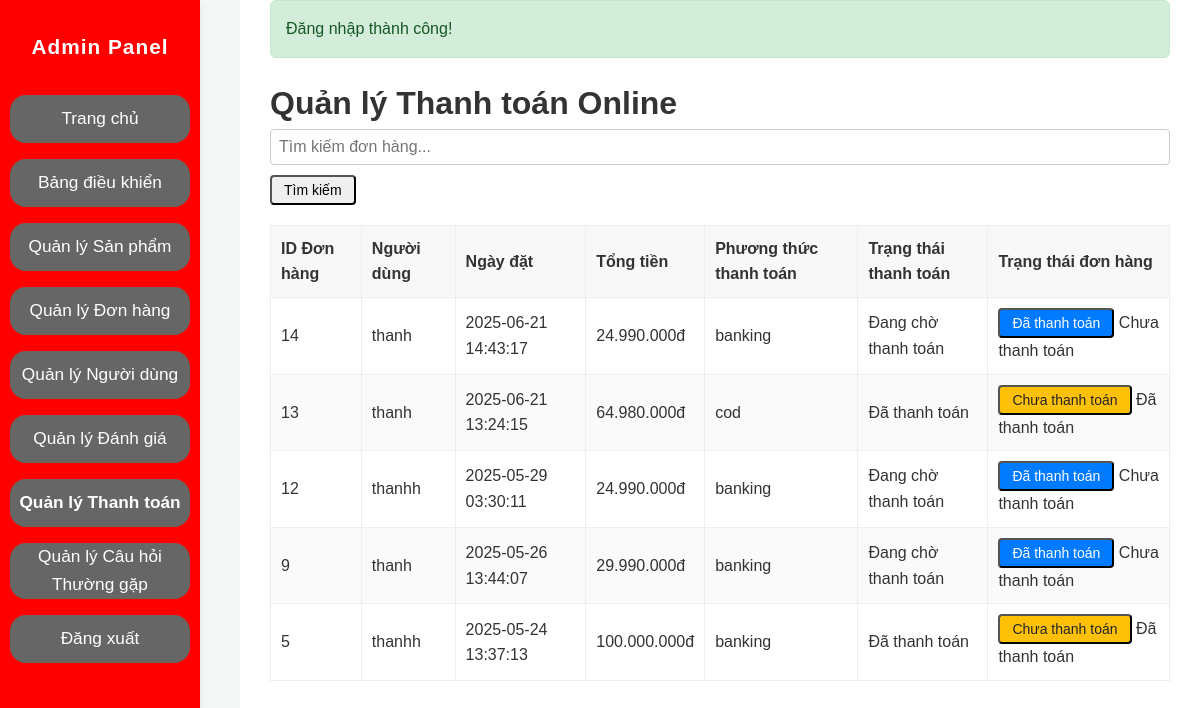
The app's page /admin/online_payments.php (signed in) with its own data.
### tables this page shows
CREATE TABLE `orders` (
  `id` int(11) NOT NULL,
  `user_id` int(11) NOT NULL,
  `total_price` decimal(10,2) NOT NULL,
  `status` enum('pending','processing','shipped','completed','cancelled') DEFAULT 'pending',
  `user_confirmed_at` datetime DEFAULT NULL,
  `shipping_address` text NOT NULL,
  `shipping_phone` varchar(20) NOT NULL,
  `shipping_name` varchar(100) NOT NULL,
  `shipping_email` varchar(100) DEFAULT NULL,
  `payment_method` enum('cod','banking','momo','zalopay') NOT NULL,
  `payment_status` enum('pending','paid','failed') DEFAULT 'pending',
  `order_status` varchar(50) DEFAULT 'pending',
  `note` text DEFAULT NULL,
  `created_at` timestamp NOT NULL DEFAULT current_timestamp(),
  `updated_at` timestamp NOT NULL DEFAULT current_timestamp() ON UPDATE current_timestamp(),
  `notes` text DEFAULT NULL
);

CREATE TABLE `users` (
  `id` int(11) NOT NULL,
  `username` varchar(50) NOT NULL,
  `name` varchar(100) NOT NULL,
  `email` varchar(100) NOT NULL,
  `password` varchar(255) NOT NULL,
  `phone` varchar(20) DEFAULT NULL,
  `address` text DEFAULT NULL,
  `role` enum('user','admin') DEFAULT 'user',
  `status` enum('active','inactive') DEFAULT 'active',
  `created_at` timestamp NOT NULL DEFAULT current_timestamp(),
  `updated_at` timestamp NOT NULL DEFAULT current_timestamp() ON UPDATE current_timestamp(),
  `reset_token` varchar(64) DEFAULT NULL,
  `reset_token_expires` datetime DEFAULT NULL
);

### admin/online_payments.php (the view, shortened to what this page needs)
<?php
require_once '../config/database.php';
require_once '../includes/functions.php';
$page_title = 'Quản lý Thanh toán Online';
$search_term = trim($_GET['search'] ?? '');
$sql = "SELECT o.*, u.name as user_name
        FROM orders o
        JOIN users u ON o.user_id = u.id";
$sql .= " ORDER BY o.created_at DESC";
$orders = [];
$stmt_orders = $conn->prepare($sql);
if ($stmt_orders) {
    if ($stmt_orders->execute()) {
        $result = $stmt_orders->get_result();
        $orders = $result->fetch_all(MYSQLI_ASSOC);
    } else {
        setMessage('danger', 'Lỗi khi thực thi truy vấn: ' . $stmt_orders->error);
    }
} else {
    setMessage('danger', 'Lỗi khi chuẩn bị câu lệnh: ' . $conn->error);
}
$payment_status_vietnamese = [
    'pending' => 'Đang chờ thanh toán',
    'paid' => 'Đã thanh toán',
    'failed' => 'Thanh toán thất bại'
];
?>
<!DOCTYPE html>
<html lang="vi">
<head>
    <link rel="stylesheet" href="../css/style.css">
    <link rel="stylesheet" href="css/admin.css">
</head>
<body>
    <div class="admin-wrapper">
        <aside class="admin-sidebar">
            <h2>Admin Panel</h2>
            <nav>
                <ul>
                    <li><a href="../index.php" class="sidebar-link">Trang chủ</a></li>
                    <?php $current_page = basename($_SERVER['PHP_SELF']); ?>
                    <li><a href="index.php" class="sidebar-link <?php echo ($current_page == 'index.php') ? 'active' : ''; ?>">Bảng điều khiển</a></li>
                    <li><a href="products.php" class="sidebar-link <?php echo ($current_page == 'products.php') ? 'active' : ''; ?>">Quản lý Sản phẩm</a></li>
                    <li><a href="orders.php" class="sidebar-link <?php echo ($current_page == 'orders.php') ? 'active' : ''; ?>">Quản lý Đơn hàng</a></li>
                    <li><a href="users.php" class="sidebar-link <?php echo ($current_page == 'users.php') ? 'active' : ''; ?>">Quản lý Người dùng</a></li>
                    <li><a href="reviews.php" class="sidebar-link <?php echo ($current_page == 'reviews.php') ? 'active' : ''; ?>">Quản lý Đánh giá</a></li>
                    <li><a href="online_payments.php" class="sidebar-link <?php echo ($current_page == 'online_payments.php') ? 'active' : ''; ?>">Quản lý Thanh toán</a></li>
                    <li><a href="faq_manage.php" class="sidebar-link <?php echo ($current_page == 'faq_manage.php') ? 'active' : ''; ?>">Quản lý Câu hỏi Thường gặp</a></li>
                    <li><a href="../logout.php" class="sidebar-link">Đăng xuất</a></li>
                </ul>
            </nav>
        </aside>
        <div class="admin-main-content">
            <main class="admin-content">
                <?php echo showMessage(); ?>
                <h1><?php echo $page_title; ?></h1>
                <div class="filter-section" style="margin-bottom: 20px;">
                    <form action="" method="GET">
                        <input type="text" name="search" placeholder="Tìm kiếm đơn hàng..." value="<?php echo htmlspecialchars($search_term); ?>">
                        <button type="submit" class="admin-btn">Tìm kiếm</button>
                    </form>
                </div>
                <div class="admin-table-container">
                    <table class="admin-table">
                        <thead>
                            <tr>
                                <th>ID Đơn hàng</th>
                                <th>Người dùng</th>
                                <th>Ngày đặt</th>
                                <th>Tổng tiền</th>
                                <th>Phương thức thanh toán</th>
                                <th>Trạng thái thanh toán</th>
                                <th>Trạng thái đơn hàng</th>
                            </tr>
                        </thead>
                        <tbody>
                            <?php if (!empty($orders)): ?>
                                <?php foreach ($orders as $order): ?>
                                    <tr>
                                        <td><?php echo $order['id']; ?></td>
                                        <td><?php echo htmlspecialchars($order['user_name'] ?? ''); ?></td>
                                        <td><?php echo $order['created_at']; ?></td>
                                        <td><?php echo formatPrice($order['total_price']); ?></td>
                                        <td><?php echo htmlspecialchars($order['payment_method']); ?></td>
                                        <td><?php echo htmlspecialchars($payment_status_vietnamese[$order['payment_status']] ?? $order['payment_status']); ?></td>
                                        <td>
                                            <?php if ($order['payment_status'] !== 'paid'): ?>
                                                <form action="update_payment_status.php" method="POST" style="display:inline;">
                                                    <button type="submit" class="admin-btn admin-btn-success admin-btn-sm">Đã thanh toán</button>
                                                </form>
                                            <?php endif; ?>
                                            <?php if ($order['payment_status'] !== 'pending'): ?>
                                                 <form action="update_payment_status.php" method="POST" style="display:inline;">
                                                    <button type="submit" class="admin-btn admin-btn-warning admin-btn-sm">Chưa thanh toán</button>
                                                </form>
                                            <?php endif; ?>
                                            <?php if ($order['payment_status'] === 'paid'): ?>
                                                 <span class="text-success">Đã thanh toán</span>
                                            <?php endif; ?>
                                             <?php if ($order['payment_status'] === 'pending'): ?>
                                                 <span class="text-warning">Chưa thanh toán</span>
                                            <?php endif; ?>
                                        </td>
                                    </tr>
                                <?php endforeach; ?>
                            <?php else: ?>
                                <tr>
                                    <td colspan="8" style="text-align: center;">Chưa có đơn hàng nào.</td>
                                </tr>
                            <?php endif; ?>
                        </tbody>
                    </table>
                </div>
            </main>
        </div>
    </div>
</body>
</html>

### css/style.css (style rules this page uses)
* { margin: 0; padding: 0; box-sizing: border-box; }
html { overflow-x: hidden; scroll-behavior: smooth; }
body { font-family: -apple-system, BlinkMacSystemFont, "Segoe UI", Roboto, Helvetica, Arial, sans-serif, "Apple Color Emoji", "Segoe UI Emoji", "Segoe UI Symbol"; line-height: 1.6; color: #333; background-color: #f8f9fa; display: flex; flex-direction: column; min-height: 100vh; }
main { flex-grow: 1; padding-top: 20px; padding-bottom: 20px; }

### admin/css/admin.css (style rules this page uses)
body { background-color: #f4f7f6; margin: 0; font-family: Arial, sans-serif; }
.admin-wrapper { display: flex; min-height: 100vh; }
.admin-sidebar { background: #ff0000; width: 200px; height: 100%; position: fixed; left: 0; margin: 0; padding: 30px 0 0 0; display: flex; flex-direction: column; align-items: center; box-shadow: 0 2px 8px rgba(0,0,0,0.08); z-index: 1000; }
.admin-sidebar h2 { text-align: center; margin-bottom: 32px; color: #fff; font-size: 1.3rem; letter-spacing: 1px; }
.admin-sidebar nav ul { display: flex; flex-direction: column; gap: 16px; padding: 0; align-items: center; width: 100%; margin: 0; }
.admin-sidebar nav ul li { margin: 0; width: 100%; }
.sidebar-link { width: 90%; min-height: 48px; background: #666; color: #fff; border-radius: 16px; display: flex; align-items: center; justify-content: center; font-size: 1.08rem; font-weight: 500; text-align: center; text-decoration: none; transition: background 0.2s, color 0.2s; box-sizing: border-box; padding: 0 8px; margin: 0 auto; gap: 10px; }
.sidebar-link.active { background: #666; color: #fff; font-weight: bold; }
.admin-main-content { flex: 1; padding: 0 30px 30px 30px; background: #fff; min-height: 100vh; padding-top: 0 !important; margin-left: 240px; }
.admin-table-container { overflow-x: auto; }
.admin-table { width: 100%; border-collapse: collapse; margin-bottom: 20px; }
.admin-table th, .admin-table td { border: 1px solid #eee; padding: 10px; text-align: left; }
.admin-table th { background: #f8f8f8; }
.admin-table tbody tr:nth-child(even) { background: #fafafa; }
.admin-btn { padding: 5px 12px; font-size: 14px; border-radius: 4px; margin: 0; }
.admin-btn-success { background-color: #007bff !important; color: #fff !important; text-decoration: none !important; }
.admin-btn-warning { background-color: #ffc107; color: #212529 !important; text-decoration: none !important; }
input, select, textarea { font-size: 1rem; padding: 8px; border: 1px solid #ccc; border-radius: 4px; margin-bottom: 10px; width: 100%; box-sizing: border-box; }
.admin-content { margin-top: 0 !important; padding-top: 0 !important; }

### records on screen
orders: id "14", user.name "thanh", created_at "2025-06-21 14:43:17", total_price "24.990.000đ", payment_method "banking", payment_status "Đang chờ thanh toán", shows "Chưa thanh toán"
orders: id "13", user.name "thanh", created_at "2025-06-21 13:24:15", total_price "64.980.000đ", payment_method "cod", payment_status "Đã thanh toán"
orders: id "12", user.name "thanhh", created_at "2025-05-29 03:30:11", total_price "24.990.000đ", payment_method "banking", payment_status "Đang chờ thanh toán", shows "Chưa thanh toán"
orders: id "9", user.name "thanh", created_at "2025-05-26 13:44:07", total_price "29.990.000đ", payment_method "banking", payment_status "Đang chờ thanh toán", shows "Chưa thanh toán"
orders: id "5", user.name "thanhh", created_at "2025-05-24 13:37:13", total_price "100.000.000đ", payment_method "banking", payment_status "Đã thanh toán"

### other values on screen
$text "Đăng nhập thành công!"
$page_title "Quản lý Thanh toán Online"
